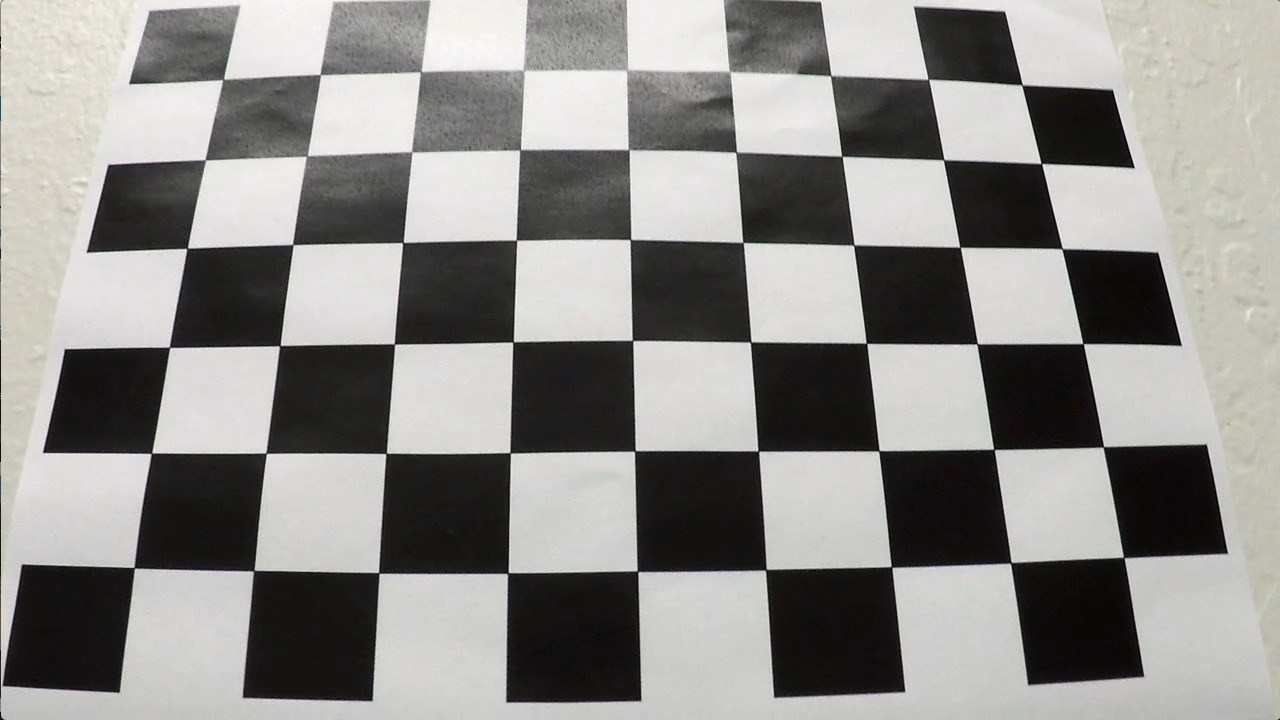
#> input picture camera_cal/calibration3.jpg, 1280 x 720 px; the run also reads 2 pictures not shown here
$ jupyter execute --allow-errors P2_Advanced_Lane_Line.ipynb   (shell and % lines are left out)   (older library calls are emulated)
#> lines starting #> are read from the running program, lines starting #| are printed output that depends on the picture; after the words box and inside, x2 and y2 are one past the last pixel; in counts of white or black regions, pixels touching at a corner belong together; pictures that were not available may be replaced by others from this repository, and a replacement may not be noted
[cell 1]
import numpy as np
import cv2
import matplotlib.pyplot as plt
import matplotlib.image as mpimg
import glob

# Part A: Calculate Parameters  and Image Processing
In this section, camera undistortion coefficient and image transformation matrix will be computed and stroed. Also different image processing methods will be compared and determined the final algorithm for this project.
## 1. Camera Calibration

[cell 2]
image = mpimg.imread("camera_cal/calibration3.jpg")
#> image is the input picture: shape (720, 1280, 3); mean R, G, B 141.8, 141, 138.1
plt.imshow(image)

[cell 3]
def get_ChessBoardCorners(gray_img , points_x, points_y):
    objpoints =[]
    imgpoints = []
    objp = np.zeros((points_x*points_y,3), np.float32)
    objp[:,:2] = np.mgrid[0:points_x, 0:points_y].T.reshape(-1,2)

    ret, corners = cv2.findChessboardCorners(gray_img, (points_x, points_y), None)
    # If found, output corners
    if ret == False:
        print("Incorrect default corner numbers, try again. ")
    else:
        objpoints.append(objp)
        imgpoints.append(corners)

        return  objpoints, imgpoints

def ChessBoard_Undistort(img, points_x, points_y):
    gray = cv2.cvtColor(img, cv2.COLOR_RGB2GRAY)
    objpoints, imgpoints = get_ChessBoardCorners(gray , points_x, points_y)
    ret, mtx, dist, rvecs, tvecs = cv2.calibrateCamera(objpoints, imgpoints, gray.shape[::-1], None, None)
    dst = cv2.undistort(img, mtx, dist, None, mtx)
    # Use cv2.calibrateCamera() and cv2.undistort()
    #undist = np.copy(img)  # Delete this line
    return dst, mtx, dist

def draw_Corners(img,nx,ny):
    gray = cv2.cvtColor(img, cv2.COLOR_RGB2GRAY)
    ret, corners = cv2.findChessboardCorners(gray, (nx, ny), None)
    if ret == True:
        output = cv2.drawChessboardCorners(img, (nx, ny), corners, ret)
        return output
    else:
        print(" ret == Flase")

### Output of Camera Calibration

[cell 4]
image = mpimg.imread("camera_cal/calibration3.jpg")
undistort, mtx, dist = ChessBoard_Undistort(image, 9,6)
#> in get_ChessBoardCorners, `ret, corners = cv2.findChessboardCorners(gray_img, (points_x, points_y..`: ret = True; corners = 54 rows, first 8: [224.4, 78.44], [319.5, 74.21], [421.5, 70.78], [524.5, 70.76], [625.8, 70.84], [729.5, 71.51], [830.6, 75.96], [927.9, 78.63]
#> in ChessBoard_Undistort, `objpoints, imgpoints = get_ChessBoardCorners(gray , points_x, points_y)`: objpoints = 1 item
#> in ChessBoard_Undistort, `ret, mtx, dist, rvecs, tvecs = cv2.calibrateCamera(objpoints, imgpoint..`: ret = 1.12; mtx = [[1364.2, 0, 697.7], [0, 1379.1, 344.7], [0, 0, 1]]; dist = [[-0.327, -0.363, 0.018, -0.00245, 1.48]]; rvecs = ([-0.514, -0.0895, -0.0234],); tvecs = ([-4.67, -2.64, 12.53],)
#> in ChessBoard_Undistort, `dst = cv2.undistort(img, mtx, dist, None, mtx)`:
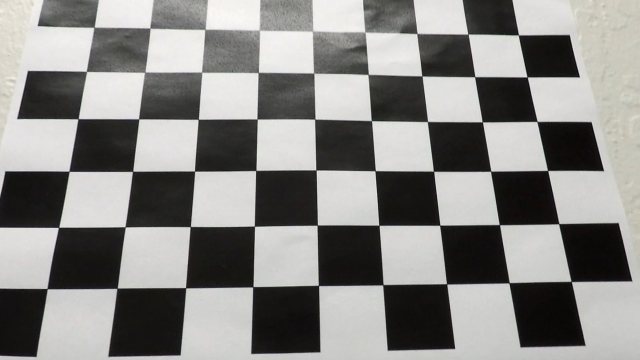
#> dst: shape (720, 1280, 3) (shown at 1/2 size); mean R, G, B 136.1, 135.3, 133
#> dist = [[-0.327, -0.363, 0.018, -0.00245, 1.48]]
copy = np.copy(undistort)
witn_corners = draw_Corners(copy,9,6)
#> in draw_Corners, `ret, corners = cv2.findChessboardCorners(gray, (nx, ny), None)`: ret = True; corners = 54 rows, first 8: [186.7, 55.89], [299.4, 55.67], [411.6, 58.19], [520.1, 62.09], [624.1, 63.66], [731.6, 65.05], [833.6, 68.34], [935.6, 67.48]
f, (ax1, ax2) = plt.subplots(1, 2, figsize=(10, 10))
ax1.imshow(image)
ax1.set_title('Original Image')
ax2.imshow(witn_corners)
ax2.set_title('Undistorted and Coners')
plt.tight_layout()

### Camera Undistort Coefficient

[cell 5]
mtx = np.array([[  1.16949654e+03,  0.00000000e+00,  6.68285391e+02],
                [  0.00000000e+00,  1.14044391e+03,  3.59592347e+02],
                [  0.00000000e+00,  0.00000000e+00,  1.00000000e+00]])

dist = np.array([[-0.25782023, -0.09881959,  0.01240745, 0.00407057, 0.52894628]])

## 2. Image Processing RGB to Binary

[cell 6]
original = mpimg.imread("test_images/straight_lines1.jpg")
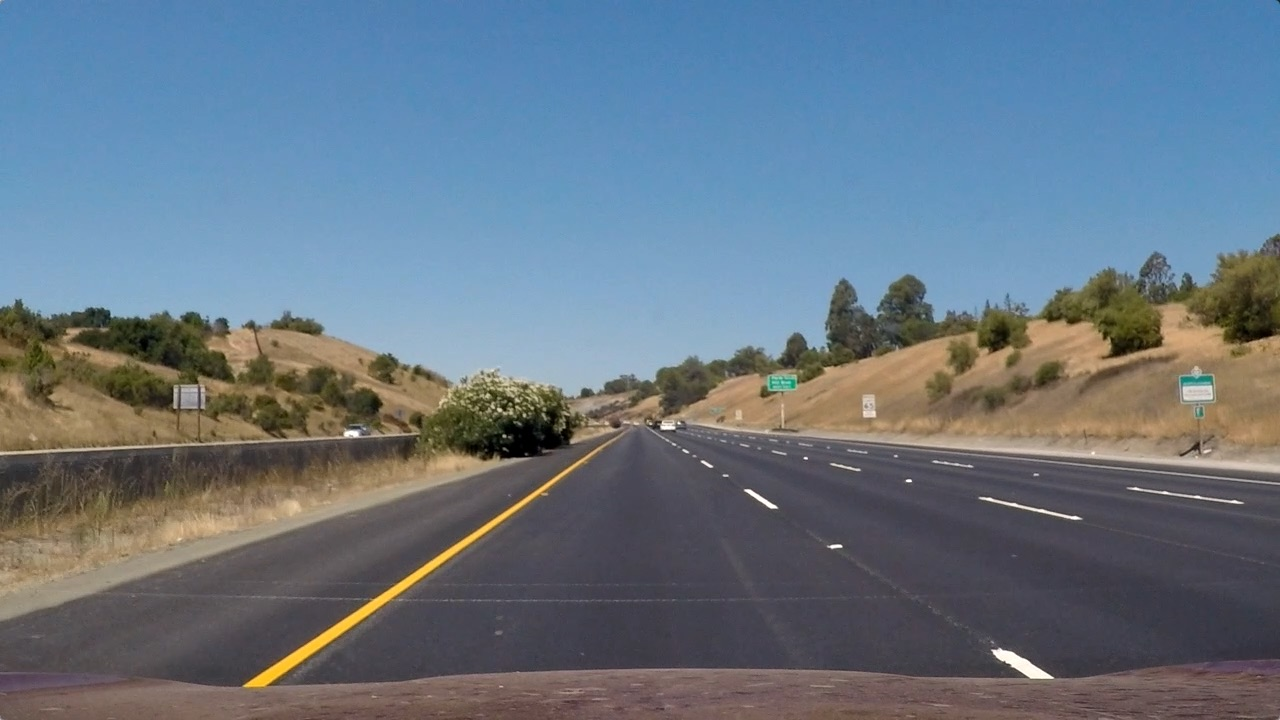
#> input picture test_images/straight_lines1.jpg, 1280 x 720 px
#> original is the input picture: shape (720, 1280, 3); mean R, G, B 103.2, 117.7, 131.2
image = cv2.undistort(original, mtx, dist, None, mtx)

f, (ax1, ax2) = plt.subplots(1, 2, figsize=(10, 10))
ax1.imshow(original)
ax1.set_title('Original Image')
ax2.imshow(image)
ax2.set_title('Undistorted Image')
plt.tight_layout()

### 2.1 Sobel

[cell 7]
def Sobel_raw_x_y_output(img , sobel_kernel = 3):
    gray = cv2.cvtColor(img , cv2.COLOR_RGB2GRAY)
    sobel_raw_x = cv2.Sobel(gray, cv2.CV_64F, 1, 0, sobel_kernel)
    sobel_raw_y = cv2.Sobel(gray, cv2.CV_64F, 0, 1, sobel_kernel)
    return sobel_raw_x, sobel_raw_y

def Sobel_Absolute_Binary(sobel , low_thresh, high_thresh, img_output = False):
    abs_sobel = np.absolute(sobel)
    scal_factor = 255/np.max(abs_sobel)
    scaled_sobel = np.uint8(abs_sobel*scal_factor)
    thres = ((scaled_sobel >= low_thresh) & (scaled_sobel <= high_thresh))
    scaled_sobel[~thres] = 0
    binary = np.uint8(np.zeros_like(sobel))
    binary[thres] = 1

    if img_output == True:
        plt.imshow(scaled_sobel, cmap='gray')

    return binary

def Sobel_Magnitude_Binary(sobel_raw_x, sobel_raw_y,low_thresh, high_thresh, img_output = False):
    magnitude_sobel = np.sqrt((sobel_raw_x)**2+(sobel_raw_y)**2)
    scal_factor = 255/np.max(magnitude_sobel)
    scaled_sobel = np.uint8(magnitude_sobel*scal_factor)
    thres = ((scaled_sobel >= low_thresh) & (scaled_sobel <= high_thresh))
    scaled_sobel[~thres] = 0
    binary = np.zeros_like(sobel_raw_x)
    binary[thres] = 1

    if img_output == True:
        plt.imshow(scaled_sobel, cmap='gray')

    return binary

def Sobel_Dir_Binary (sobel_raw_x, sobel_raw_y,low_thresh, high_thresh, img_output = False):
    direction_Abs = np.arctan2(np.absolute(sobel_raw_x), np.absolute(sobel_raw_y))
    rad_low_thresh = low_thresh/180 *np.pi
    rad_high_thresh = high_thresh/180 *np.pi
    thres = ((direction_Abs > rad_low_thresh) & (direction_Abs <= rad_high_thresh))
    direction_Abs[~thres] = 0

    if img_output == True:
        plt.imshow(direction_Abs, cmap='gray')
    binary = np.zeros_like(sobel_raw_x)
    binary[thres] = 1

    return binary

#### 2.1.1 Sobel Output

[cell 8]
raw_sobel_x, raw_sobel_y = Sobel_raw_x_y_output(image)
Abs_Sob_Bit_Thr_x = Sobel_Absolute_Binary(raw_sobel_x, 30, 255)
#> in Sobel_Absolute_Binary, `scal_factor = 255/np.max(abs_sobel)`: scal_factor = 0.388
Abs_Sob_Bit_Thr_y = Sobel_Absolute_Binary(raw_sobel_y, 30, 255)
#> call 2 of Sobel_Absolute_Binary, with low_thresh = 30, high_thresh = 255, img_output = False
#> in Sobel_Absolute_Binary (call 2), `scal_factor = 255/np.max(abs_sobel)`: scal_factor = 0.351
#> in Sobel_Absolute_Binary (call 2), `thres = ((scaled_sobel >= low_thresh) & (scaled_sobel <= high_thresh))`:
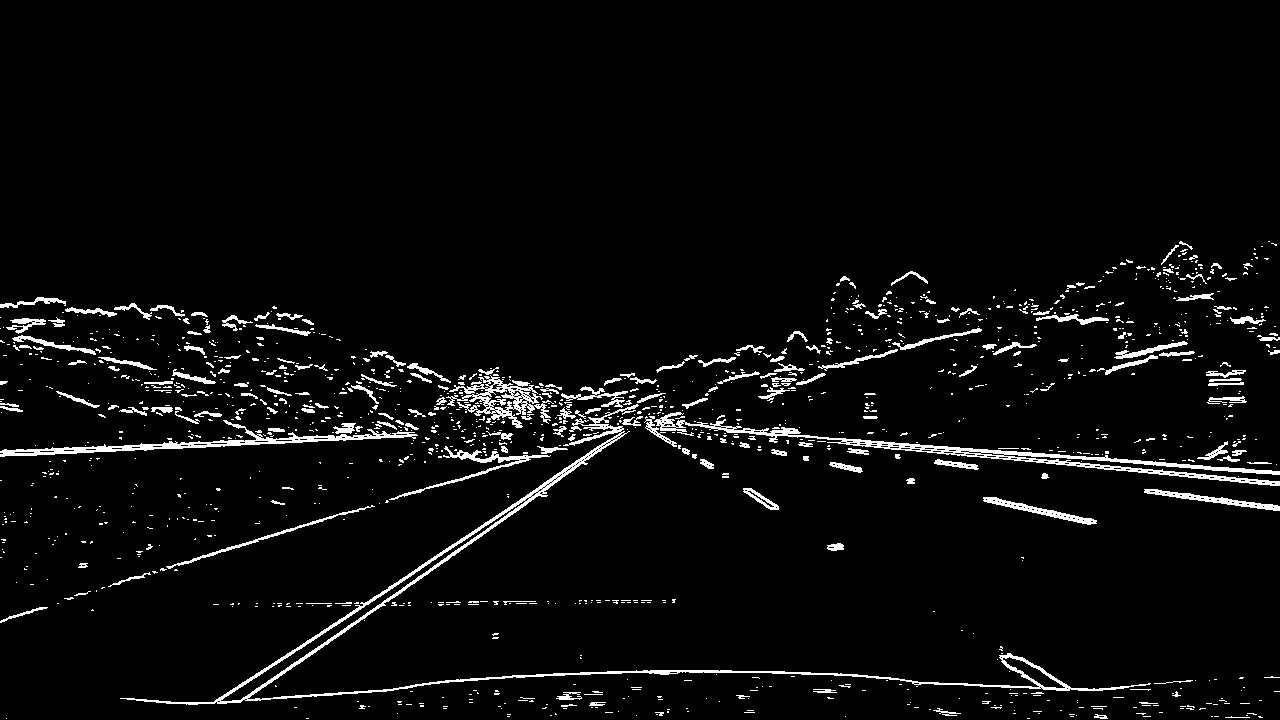
#> thres: shape (720, 1280) bool; 4.1% white; 1339 white regions (1126 under 20 px), largest, box (x1, y1, x2, y2) and area: (120, 404, 1151, 705) 6524, (654, 412, 1280, 486) 4248, (0, 420, 418, 457) 2366
Mag_Sob_Bit = Sobel_Magnitude_Binary(raw_sobel_x, raw_sobel_y, 30, 255)
#> in Sobel_Magnitude_Binary, `scal_factor = 255/np.max(magnitude_sobel)`: scal_factor = 0.347
#> Mag_Sob_Bit: shape (720, 1280) float64; values 0 (black) and 1 (white), 5.5% white; 1118 white regions (963 under 20 px), largest, box (x1, y1, x2, y2) and area: (120, 271, 1280, 705) 22656, (0, 342, 426, 465) 5185, (0, 297, 216, 346) 1139
Dir_Sobel_Bit = Sobel_Dir_Binary(raw_sobel_x, raw_sobel_y, 50, 90)
#> Dir_Sobel_Bit: shape (720, 1280) float64; values 0 (black) and 1 (white), 28.3% white in thin lines or dots

f, (ax1, ax2, ax3, ax4) = plt.subplots(4, 1, figsize=(15, 15))
ax1.imshow(Abs_Sob_Bit_Thr_x , cmap = 'gray')
ax1.set_title('ABS_Sobel_X')
ax2.imshow(Abs_Sob_Bit_Thr_y , cmap = 'gray')
ax2.set_title('ABS_Sobel_Y')
ax3.imshow(Mag_Sob_Bit , cmap = 'gray')
ax3.set_title('Mag_Sob_Bit')
ax4.imshow(Dir_Sobel_Bit , cmap = 'gray')
ax4.set_title('Dir_Sobel')
plt.tight_layout()

### 2.2 HLS Color Space

[cell 9]
def Show_HLS_channel(img):
    hls = cv2.cvtColor(img, cv2.COLOR_RGB2HLS)
    h_chanel = hls[:,:,0]
    l_chanel = hls[:,:,1]
    s_chanel = hls[:,:,2]

    f, (ax1, ax2, ax3) = plt.subplots(3, 1, figsize=(12, 12))
    ax1.imshow(h_chanel, cmap ='gray')
    ax1.set_title('h_chanel')
    ax2.imshow(l_chanel, cmap ='gray')
    ax2.set_title('l_chanel')
    ax3.imshow(s_chanel, cmap ='gray')
    ax3.set_title('s_chanel')
    plt.tight_layout()

def S_Channel_Thresh (img, low_thresh = 180, high_thresh = 255, img_output = False):
    hls = cv2.cvtColor(img, cv2.COLOR_RGB2HLS)
    s_chanel = hls[:,:,2]
    thres = ((s_chanel >= low_thresh) & (s_chanel <= high_thresh))
    s_chanel[~thres] = 0
    binary = np.zeros_like(s_chanel)
    binary[thres] = 1

    if img_output == True:
        plt.imshow(s_chanel, cmap='gray')

    return binary

#### 2.2.1 HLS Color Space Output

[cell 10]
Show_HLS_channel(image)

#### 2.2.2 HLS S Channel Threshold Output

[cell 11]
S_HLS_Binary = S_Channel_Thresh(image)
plt.imshow(S_HLS_Binary, cmap = 'gray',)

### 2.3 Final Image Processing Method
As shown above, Abs_Sob_Bit_Thr_x and HLS S channel have clear line feature,info from both methods will be leveraged to produce image for further processing.

[cell 12]
raw_sobel_x, raw_sobel_y = Sobel_raw_x_y_output(image)
Abs_Sob_Bit_Thr_x = Sobel_Absolute_Binary(raw_sobel_x, 30, 255)
S_HLS_Space = S_Channel_Thresh(image, 110, 255)
#> call 2 of S_Channel_Thresh, with low_thresh = 110, high_thresh = 255, img_output = False
#> in S_Channel_Thresh (call 2), `thres = ((s_chanel >= low_thresh) & (s_chanel <= high_thresh))`:
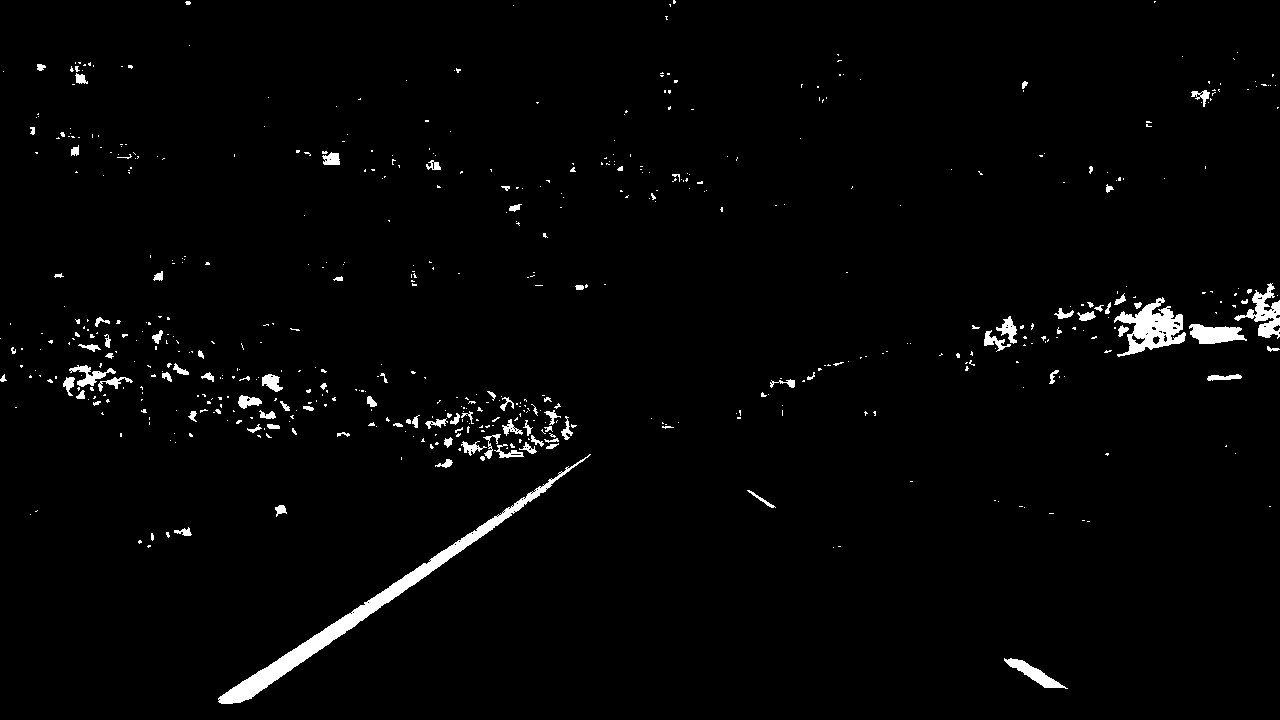
#> thres: shape (720, 1280) bool; 2% white; 584 white regions (484 under 20 px), largest, box (x1, y1, x2, y2) and area: (218, 454, 591, 704) 5010, (1114, 297, 1186, 357) 1978, (1234, 283, 1280, 339) 956

f, (ax1, ax2) = plt.subplots(1, 2, figsize=(15, 15))
ax1.imshow(Abs_Sob_Bit_Thr_x, cmap ='gray')
ax1.set_title('Abs_Sob_Bit_Thr_x')
ax2.imshow(S_HLS_Space, cmap ='gray')
ax2.set_title('S_HLS_Space')
plt.tight_layout()
#> (the rest of the program and of its run is left out)
